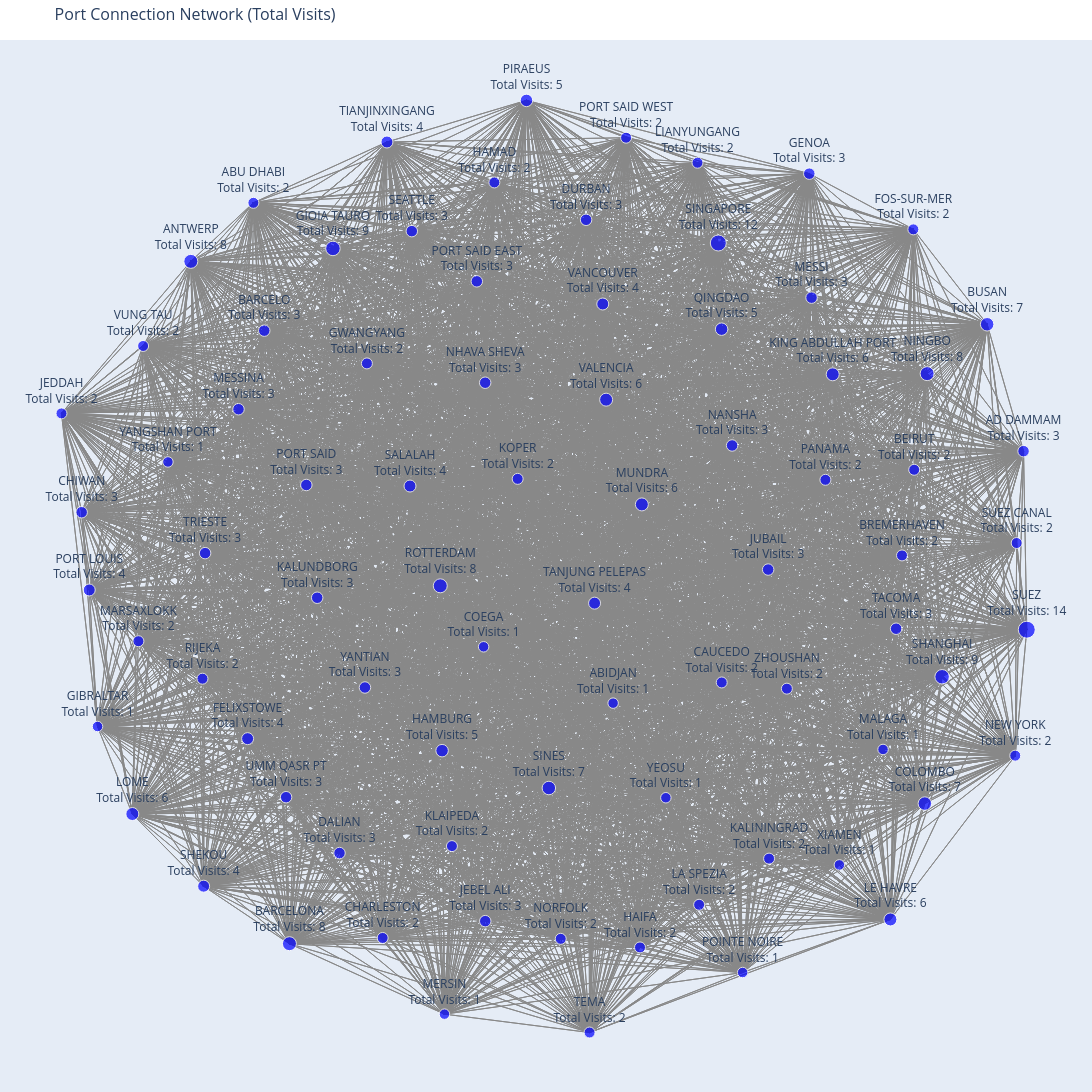

The cell this chart's notebook holds for it:
### Markdown cell above
# Network grapgh

### Code cell
import pandas as pd
import networkx as nx
import plotly.graph_objects as go

df_in_port = df[['port']].copy()
df_in_port['next_port'] = df_in_port['port'].shift(-1)

# Drop rows where next_port is NaN (end of trip)
df_in_port = df_in_port.dropna(subset=['next_port'])

# Drop duplicates to keep only unique connections
df_in_port = df_in_port.drop_duplicates(subset=['port', 'next_port'])

# Create visitation count DataFrame
visit_counts = df_in_port.groupby(['port', 'next_port']).size().reset_index(name='count')

# Count total visits for each port
total_visits = df_in_port['port'].value_counts().reset_index()
total_visits.columns = ['port', 'total_count']

# Step 2: Create a directed graph
G = nx.DiGraph()

# Add nodes to the graph with total visits
for index, row in total_visits.iterrows():
    G.add_node(row['port'], total_count=row['total_count'])  # Each node has its total visits

# Create edges based on the visit counts
for index, row in visit_counts.iterrows():
    G.add_edge(row['port'], row['next_port'], weight=row['count'])  # Add weights for edge thickness

# Ensure all unique ports are added as nodes, even those not visited
for port in df['port'].dropna().unique():
    if port not in G:
        G.add_node(port)

# Connect every port to every other port (complete graph for illustration)
for port1 in total_visits['port']:
    for port2 in total_visits['port']:
        if port1 != port2:
            # Check if there is no existing edge and add a dummy edge with count 1
            if not G.has_edge(port1, port2):
                G.add_edge(port1, port2, weight=1)  # Adding edges for visualization

# Get positions for the nodes using a layout algorithm
pos = nx.spring_layout(G)

# Create edge traces
edge_traces = []
for edge in G.edges(data=True):
    x0, y0 = pos[edge[0]]
    x1, y1 = pos[edge[1]]
    
    edge_traces.append(go.Scatter(
        x=[x0, x1, None],  # Break line
        y=[y0, y1, None],  # Break line
        line=dict(width=edge[2]['weight'], color='#888'),  # Width based on visitation count
        hoverinfo='none',
        mode='lines'
    ))

# Create node trace
node_x = []
node_y = []
node_text = []

# Update this loop to use 'total_count' correctly
for node in G.nodes(data=True):
    x, y = pos[node[0]]
    node_x.append(x)
    node_y.append(y)
    # Accessing the correct attribute for the total count
    total_count = node[1].get("total_count", 0)  # Default to 0 if not found
    node_text.append(f'{node[0]}<br>Total Visits: {total_count}')

node_trace = go.Scatter(
    x=node_x, y=node_y,
    mode='markers+text',
    hoverinfo='text',
    marker=dict(
        showscale=False,  # No color scale needed
        size=[10 + 0.5 * node[1].get("total_count", 0) for node in G.nodes(data=True)],  # Size based on total visits
        color='blue',  # Fixed color for all nodes
    ),
    text=node_text,
    textposition='top center'  # Position the text above the nodes
)

# Create the figure with all edge traces and the node trace
fig = go.Figure(data=edge_traces + [node_trace],  # Combine edge traces with the node trace
                 layout=go.Layout(
                     title='Port Connection Network (Total Visits)',
                     titlefont_size=16,
                     showlegend=False,
                     hovermode='closest',
                     margin=dict(b=0, l=0, r=0, t=40),
                     xaxis=dict(showgrid=False, zeroline=False, showticklabels=False),
                     width=1100,  # Increased width
                     height=1100,
                     yaxis=dict(showgrid=False, zeroline=False, showticklabels=False))
                 )

# Show the plot
fig.show()
